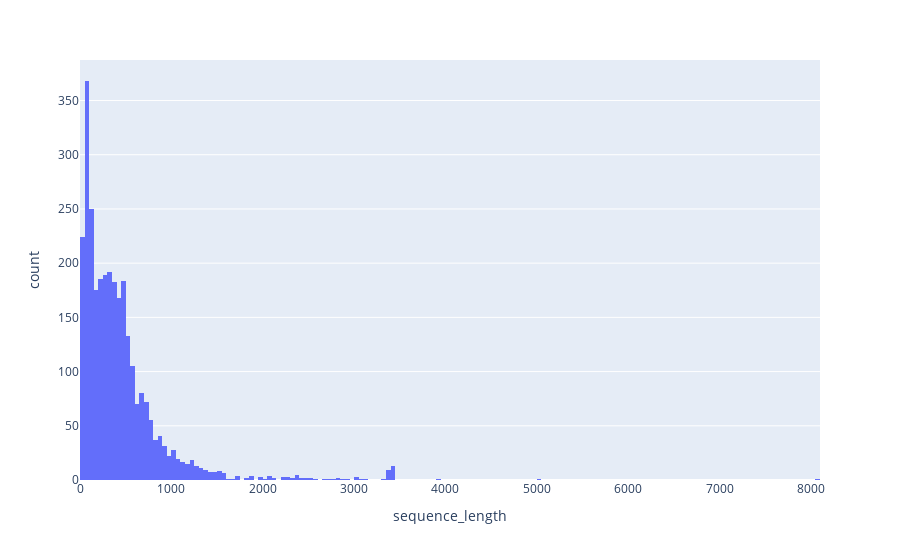

Notebook code cell kept with this figure:
### Code cell
# plot distribution of sequence length
fig = px.histogram(df_final, x = "sequence_length")
fig.show()

### Figure 1 — Plotly figure (JSON) as saved in the notebook; plotly's stock layout.template omitted (floating-point values rounded to 4 significant figures; data arrays with more than 128 entries replaced by an {"elided": "..."} marker saying what was removed)
{"data": [{"alignmentgroup": "True", "bingroup": "x", "hovertemplate": "sequence_length=%{x}<br>count=%{y}<extra></extra>", "legendgroup": "", "marker": {"color": "#636efa", "pattern": {"shape": ""}}, "name": "", "offsetgroup": "", "orientation": "v", "showlegend": false, "type": "histogram", "x": {"elided": "3002 int values"}, "xaxis": "x", "yaxis": "y"}], "layout": {"barmode": "relative", "legend": {"tracegroupgap": 0}, "margin": {"t": 60}, "xaxis": {"anchor": "y", "domain": [0, 1], "title": {"text": "sequence_length"}}, "yaxis": {"anchor": "x", "domain": [0, 1], "title": {"text": "count"}}}}
